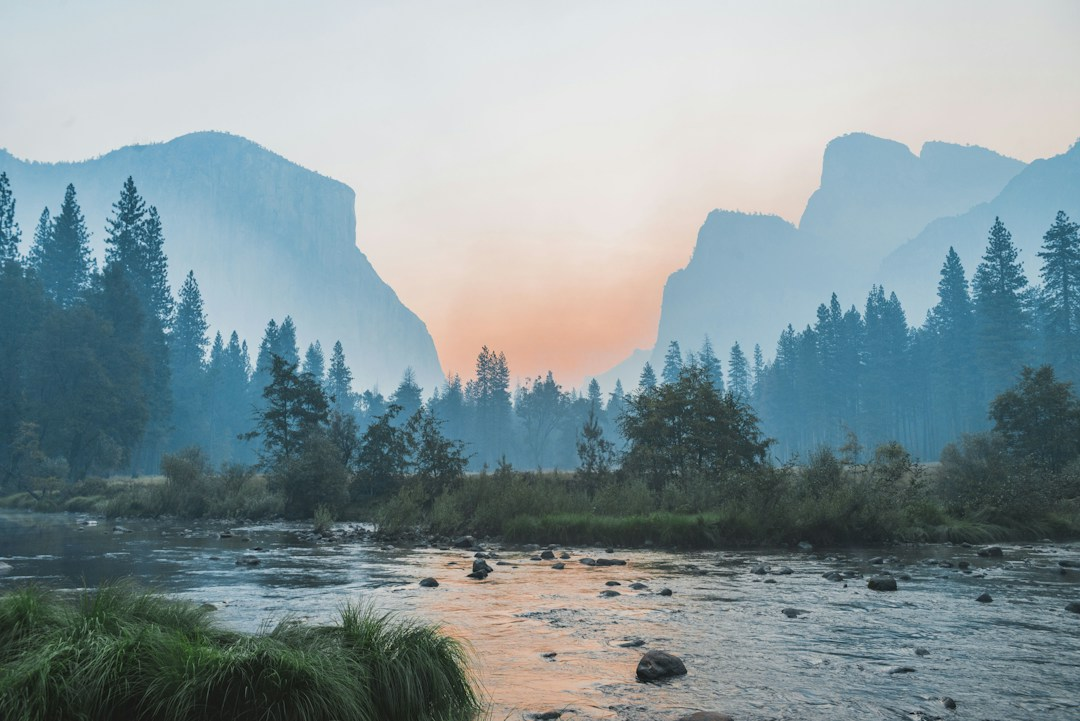
#> input picture assets/samples/alpine_mountain_sunset.jpg, 1080 x 721 px
$ python -i local_editor.py   (imports and definitions only)
#> lines starting #> are read from the running program, lines starting #| are printed output that depends on the picture
#> further down, picture is the input picture: PIL image 1080x721 RGB; mean R, G, B 133.2, 149.7, 154.1
"""High-quality local image processing engine using Pillow and NumPy.

Provides instantaneous, zero-cost, offline visual transformations for presets
and simulated natural language instructions.
"""

import math
from typing import Tuple
import numpy as np
from PIL import Image, ImageEnhance, ImageFilter, ImageOps, ImageDraw


# [154 lines left out: functions apply_preset_filter, _apply_studio_cutout, _apply_golden_hour, _apply_cyberpunk, _apply_enhance_clarity, _apply_vintage_film and 1 more, not called in this run]


def _apply_watercolor(image: Image.Image) -> Image.Image:
    """Artistic watercolor painting with soft pigment wash and delicate contours."""
    # Smooth base
    smooth = image.filter(ImageFilter.MedianFilter(size=5))
    smooth = smooth.filter(ImageFilter.SMOOTH_MORE)

    # Subtle edge lines
    edges = image.filter(ImageFilter.FIND_EDGES).convert("L")
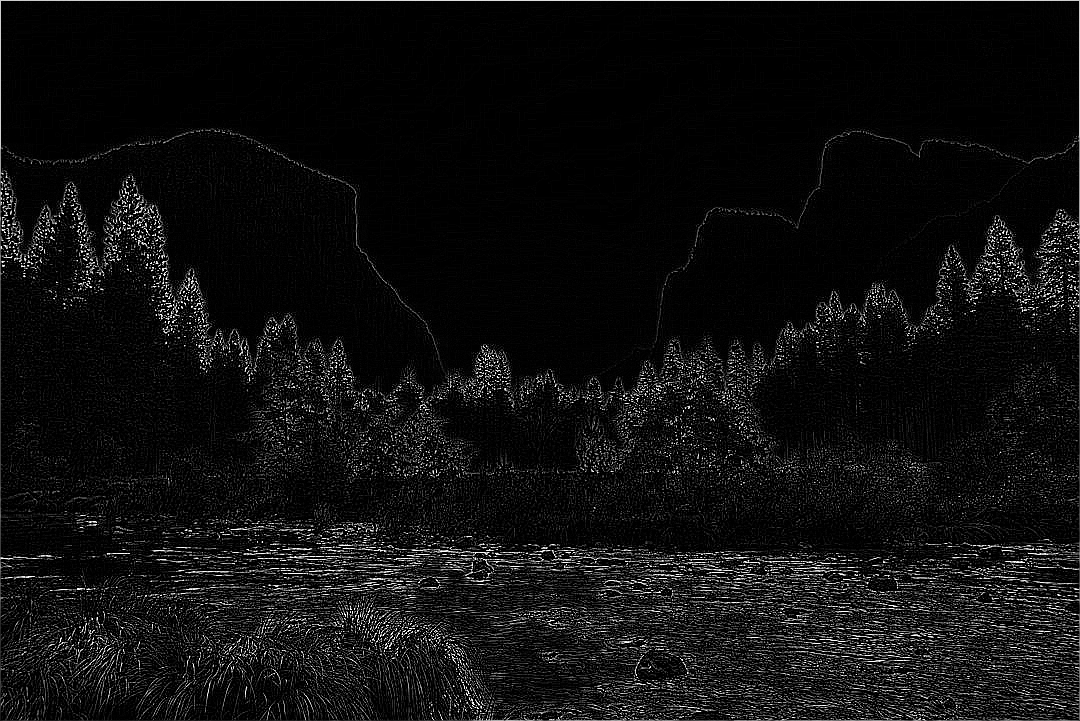
#> edges: PIL image 1080x721 L; min 0, max 255, mean 15.6
    edges = ImageOps.invert(edges).point(lambda p: 255 if p > 220 else p)
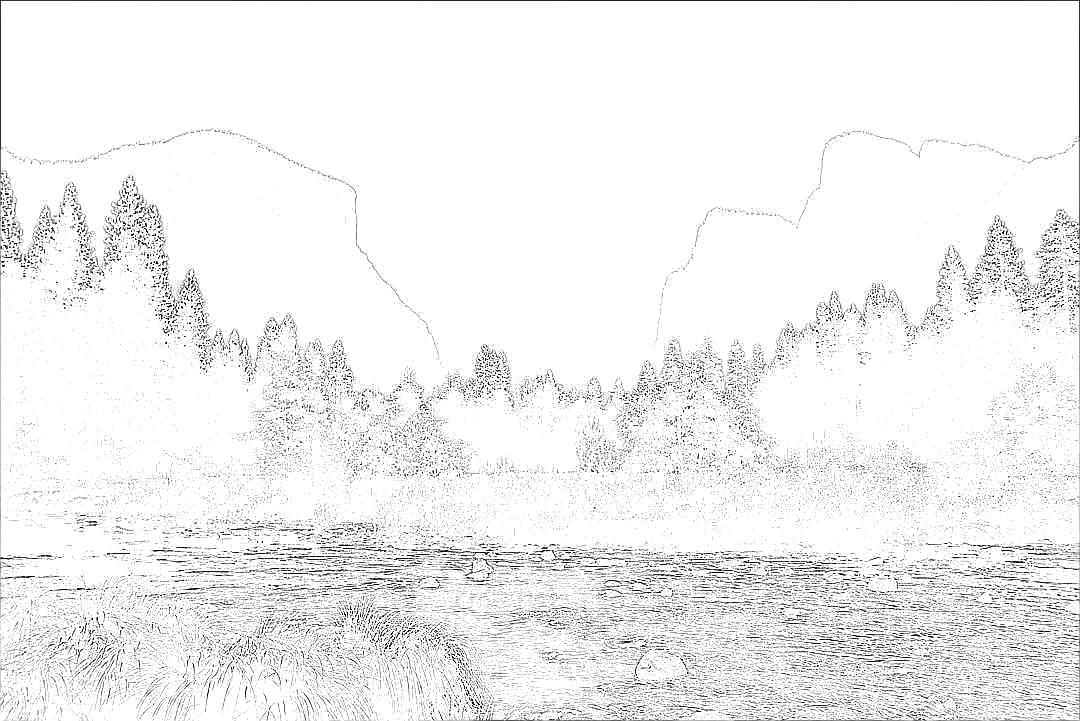
#> edges: PIL image 1080x721 L; min 0, max 255, mean 242.1
    edge_arr = np.array(edges.convert("RGB"), dtype=np.float32) / 255.0

    smooth_arr = np.array(smooth, dtype=np.float32)
    painted = np.clip(smooth_arr * (edge_arr * 0.4 + 0.6), 0, 255).astype(np.uint8)
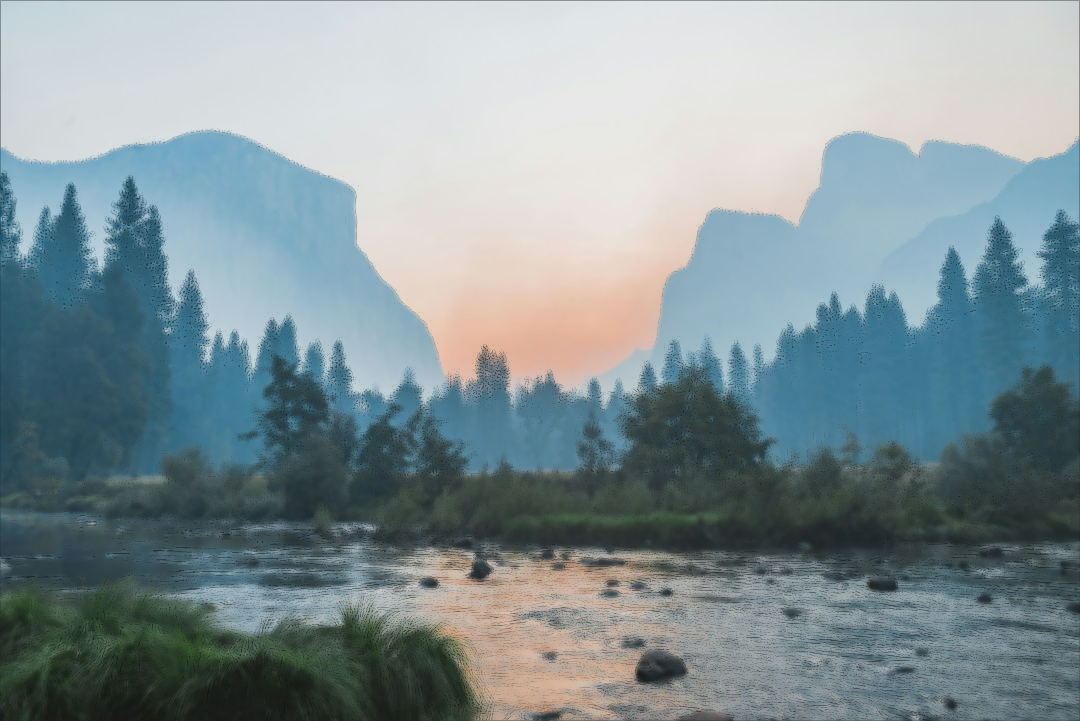
#> painted: shape (721, 1080, 3); mean R, G, B 130.9, 147, 151.3

    result = Image.fromarray(painted)
    result = ImageEnhance.Color(result).enhance(1.32)
    return result


# [81 lines left out: functions _apply_portrait_retouch, _apply_nature_enrich, apply_natural_language_edit_local, not called in this run]

>>> from PIL import Image
>>> picture = Image.open('../assets/samples/alpine_mountain_sunset.jpg')
>>> result = _apply_watercolor(picture)

$ run again, on assets/samples/cyberpunk_neon_city.jpg
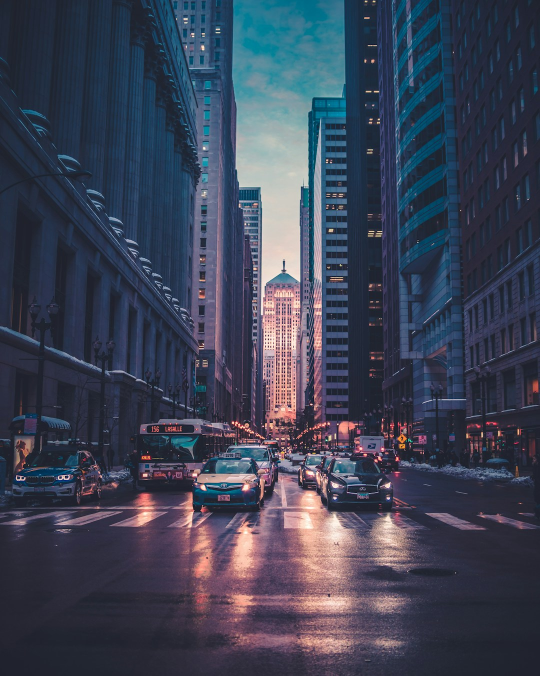
#> input picture assets/samples/cyberpunk_neon_city.jpg, 1080 x 1351 px (shown at 1/2 size)
#> picture is the input picture: PIL image 1080x1351 RGB; mean R, G, B 61.3, 67, 84.9
#> in _apply_watercolor, `edges = ImageOps.invert(edges).point(lambda p: 255 if p > 220 else p)`:
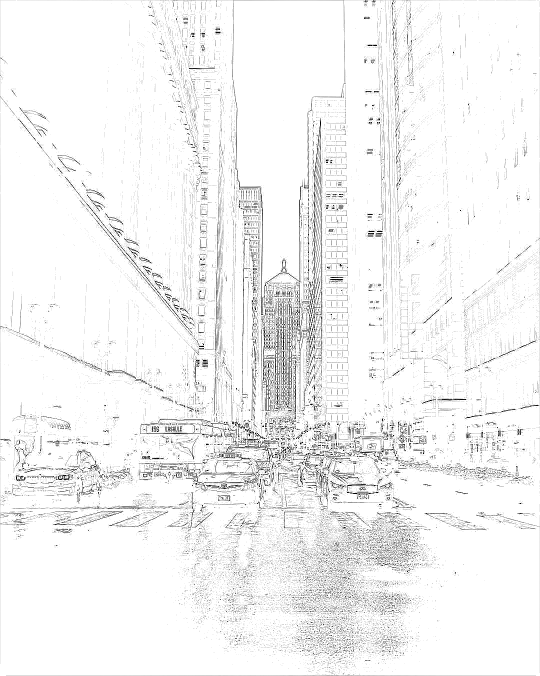
#> edges: PIL image 1080x1351 L (shown at 1/2 size); min 0, max 255, mean 243.3
#> in _apply_watercolor, `painted = np.clip(smooth_arr * (edge_arr * 0.4 + 0.6), 0, 255).astype(..`:
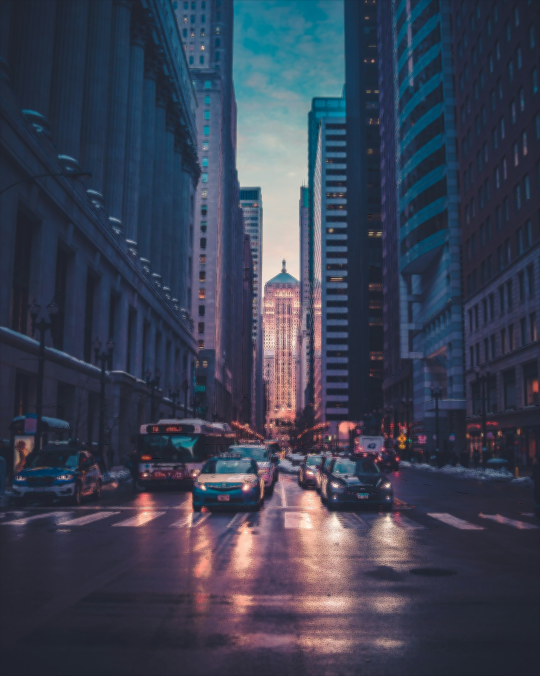
#> painted: shape (1351, 1080, 3) (shown at 1/2 size); mean R, G, B 58.7, 64.7, 82.4

$ run again, on assets/samples/minimalist_coffee_workspace.jpg
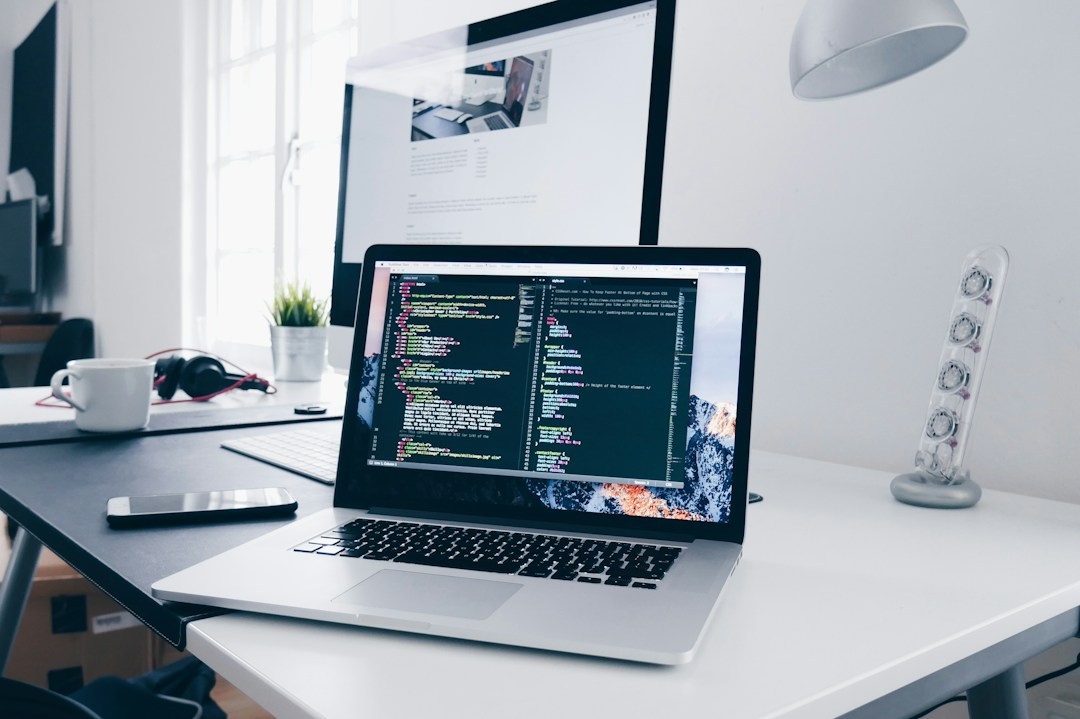
#> input picture assets/samples/minimalist_coffee_workspace.jpg, 1080 x 719 px
#> picture is the input picture: PIL image 1080x719 RGB; mean R, G, B 155.7, 164.7, 172.5
#> in _apply_watercolor, `edges = ImageOps.invert(edges).point(lambda p: 255 if p > 220 else p)`:
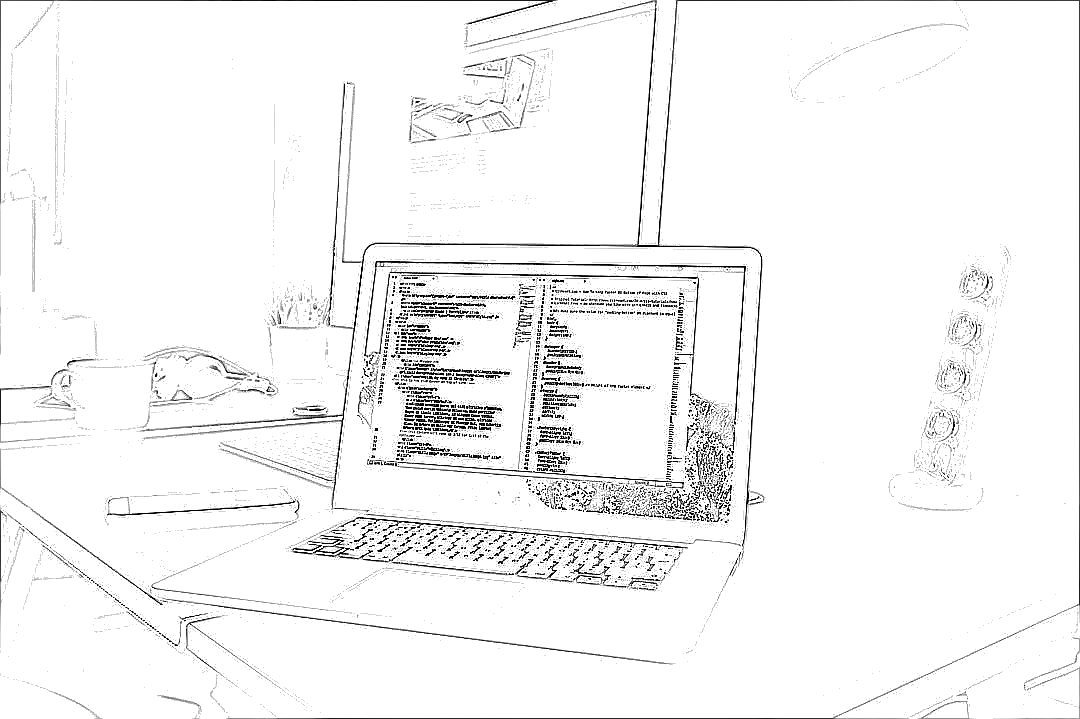
#> edges: PIL image 1080x719 L; min 0, max 255, mean 245.1
#> in _apply_watercolor, `painted = np.clip(smooth_arr * (edge_arr * 0.4 + 0.6), 0, 255).astype(..`:
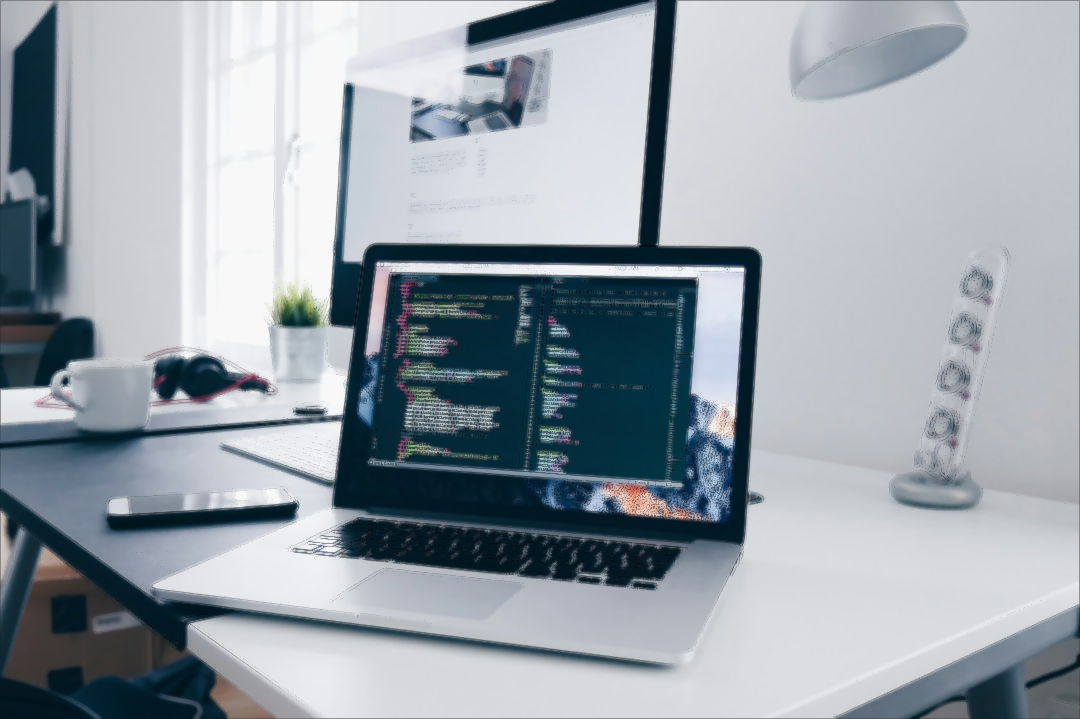
#> painted: shape (719, 1080, 3); mean R, G, B 153.4, 162.3, 170
